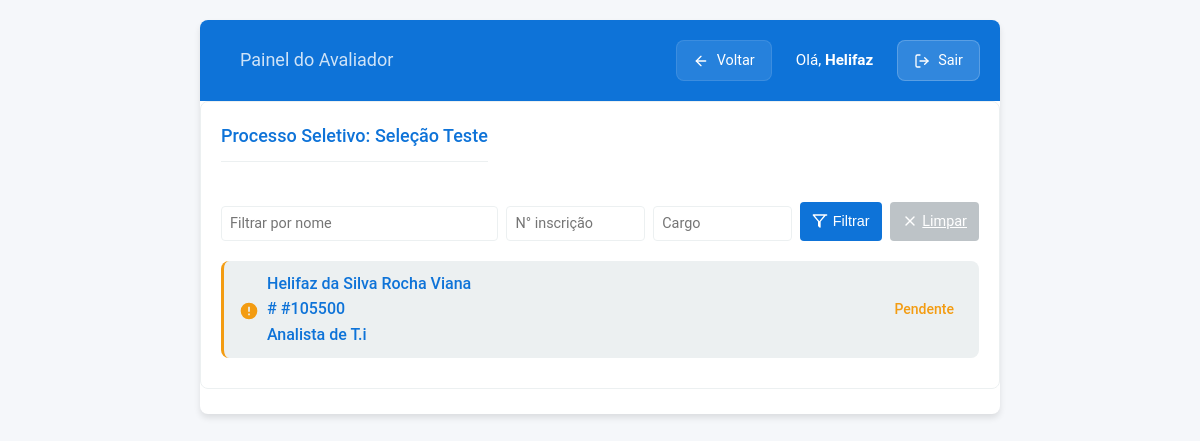
/painel/1/ (signed in), run on the app's committed database.
### analise_curricular/models.py (models this page shows, shortened)
class Selecao(models.Model):
    nome = models.CharField(max_length=200, unique=True, verbose_name="Nome da Seleção")
    descricao = models.TextField(blank=True, verbose_name="Descrição")
    ativa = models.BooleanField(default=True, verbose_name="Ativa para Avaliação")
    class Meta:
        verbose_name = "Seleção"
        verbose_name_plural = "Seleções"
        ordering = ['nome']

class Candidato(models.Model):
    SIM_NAO_CHOICES = [
        ('Sim', 'Sim'),
        ('Nao', 'Não'),
    ]
    selecao = models.ForeignKey(
        Selecao,
        on_delete=models.SET_NULL,
        null=True,
        blank=True,
        related_name='candidatos_da_selecao',
        verbose_name="Seleção"
    )
    nome = models.CharField(max_length=255, verbose_name="Nome do Candidato")
    inscricao = models.CharField(max_length=50, unique=True, verbose_name="Número de Inscrição")
    cargo = models.CharField(max_length=100, verbose_name="Cargo/Função")
    pontuacao = models.IntegerField(
        default=0,
        verbose_name="Pontuação"
    )
    data_importacao = models.DateField(
        auto_now_add=True,
        verbose_name="Data da Importação"
    )
    data_analisado = models.DateTimeField(
        null=True,
        blank=True
    )
    avaliador_analise = models.ForeignKey(
        User,
        null=True,
        blank=True,
        on_delete=models.SET_NULL,
        related_name='avaliacoes_feitas'
    )
    analisado = models.BooleanField(
        default=False,
        verbose_name="Analisado"
    )
    respostas_dinamicas = JSONField(default=dict, blank=True, null=True)
    declarou_deficiencia = models.CharField(
        max_length=3,
        choices=SIM_NAO_CHOICES,
        default='Nao', # Valor padrão, pode ser ajustado
        verbose_name="Declarou que possui deficiência?"
    )
    tipo_deficiencia = models.TextField(
        blank=True,
        null=True,
        verbose_name="Tipo de Deficiência"
    )
    class Meta:
        verbose_name = "Candidato"
        verbose_name_plural = "Candidatos"
        ordering = ['nome', 'cargo']

### analise_curricular/views.py (the view)
# urls.py: path('painel/<int:selecao_id>/', views.painel_avaliador, name='painel_avaliador'),
@login_required
def painel_avaliador(request, selecao_id):
    selecao = get_object_or_404(Selecao, pk=selecao_id)
    candidatos = Candidato.objects.filter(selecao=selecao).order_by('inscricao')
    nome_filtro = request.GET.get('nome_filtro')
    inscricao_filtro = request.GET.get('inscricao')
    cargo_filtro = request.GET.get('cargo')
    if nome_filtro:
        candidatos = candidatos.filter(nome__icontains=nome_filtro)
    if inscricao_filtro:
        inscricao_limpa = ''.join(c for c in inscricao_filtro if c.isdigit())
        candidatos = candidatos.filter(inscricao__endswith=inscricao_limpa)
    if cargo_filtro:
        candidatos = candidatos.filter(cargo__icontains=cargo_filtro)
    context = {
        'selecao': selecao,
        'candidatos': candidatos,
        'todos_avaliados': not candidatos.filter(analisado=False).exists()
    }
    return render(request, 'Registration/painel_avaliador.html', context)

### analise_curricular/templates/Registration/painel_avaliador.html (shortened to what this page needs)
{% load static %}
<!DOCTYPE html>
<html lang="pt-br">
<head>
    <link rel="stylesheet" href="{% static 'CSS/style.css' %}">
</head>
<body>
    <div class="app-container">
        <header class="app-header">
            <div class="header-content">
                <h1>
                    <span class="selection-name">Painel do Avaliador</span>
                </h1>
             <div class="user-info">
    <a href="{% url 'selecionar_selecao' %}" class="back-button">
        <svg xmlns="http://www.w3.org/2000/svg" width="16" height="16" viewBox="0 0 24 24" fill="none" stroke="currentColor" stroke-width="2" stroke-linecap="round" stroke-linejoin="round">
            <path d="M19 12H5"></path>
            <path d="M12 19l-7-7 7-7"></path>
        </svg>
        Voltar
    </a>
    <span class="welcome-message">Olá, <strong>{{ request.user.username }}</strong></span>
    <a href="{% url 'logout' %}" class="logout-button">
        Sair
    </a>
</div>
            </div>
        </header>
        <main class="main-content">
            <section class="evaluation-section">
                <div class="section-header">
                    <h2 class="section-title">
                        Processo Seletivo: {{ selecao.nome }}
                    </h2>
                    <div class="candidate-counter">
                    </div>
                </div>
                <form method="get" class="filter-form compact">
                <div class="filter-grid">
                    <div class="filter-group">
                        <input type="text" id="nome_filtro" name="nome_filtro" value="{{ request.GET.nome_filtro }}" placeholder="Filtrar por nome">
                    </div>
                    <div class="filter-group">
                    <input type="text"
                        id="inscricao"
                        name="inscricao"
                        value="{{ request.GET.inscricao|default:''|slice:'2:' }}"
                        placeholder="N° inscrição"
                        oninput="this.value = this.value.replace(/\D/g, '')">
                    </div>
                    <div class="filter-group">
                        <input type="text" id="cargo" name="cargo" value="{{ request.GET.cargo }}" placeholder="Cargo">
                    </div>
                    <div class="filter-actions">
                        <button type="submit" class="filter-button" title="Aplicar filtros">
                            <svg xmlns="http://www.w3.org/2000/svg" width="16" height="16" viewBox="0 0 24 24" fill="none" stroke="currentColor" stroke-width="2" stroke-linecap="round" stroke-linejoin="round">
                                <polygon points="22 3 2 3 10 12.46 10 19.19 12 21.19 12 12.46 20 3"></polygon>
                            </svg>
                            <span class="mobile-hidden">Filtrar</span>
                        </button>
                        <a href="{% url 'painel_avaliador' selecao.id %}" class="filter-button neutral" title="Limpar filtros">
                            <svg xmlns="http://www.w3.org/2000/svg" width="16" height="16" viewBox="0 0 24 24" fill="none" stroke="currentColor" stroke-width="2" stroke-linecap="round" stroke-linejoin="round">
                                <line x1="18" y1="6" x2="6" y2="18"></line>
                                <line x1="6" y1="6" x2="18" y2="18"></line>
                            </svg>
                            <span class="mobile-hidden">Limpar</span>
                        </a>
                    </div>
                </div>
            </form>
              <div class="candidates-container">
                {% if candidatos %}
                    <ul class="document-list">
                        {% for candidato in candidatos %}
                            <li class="candidate-item {% if candidato.analisado %}evaluated{% else %}pending{% endif %}">
                                <a href="{% url 'analisar_candidato' candidato.id %}" class="document-link">
                                    <span class="document-icon">
                                        {% if candidato.analisado %}
                                            <svg width="20" height="20" viewBox="0 0 24 24">
                                                <path fill="var(--success-color)" d="M9 16.17L4.83 12l-1.42 1.41L9 19 21 7l-1.41-1.41L9 16.17z"/>
                                            </svg>
                                        {% else %}
                                            <svg width="20" height="20" viewBox="0 0 24 24">
                                                <path fill="var(--warning-color)" d="M13 13h-2V7h2m0 10h-2v-2h2m-1-13a10 10 0 0 0-10 10 10 10 0 0 0 10 10 10 10 0 0 0 10-10 10 10 0 0 0-10-10z"/>
                                            </svg>
                                        {% endif %}
                                    </span>
                                    <div class="candidate-info">
                                        <span class="candidate-name">{{ candidato.nome }}</span>
                                        <div class="candidate-meta">
                                            <span class="candidate-inscription">#{{ candidato.inscricao }}</span>
                                            <span class="candidate-position">{{ candidato.cargo }}</span>
                                        </div>
                                    </div>
                                    <span class="status-text">
                                        {% if candidato.analisado %}
                                            Avaliado em {{ candidato.data_analisado|date:"d/m/Y H:i" }}
                                        {% else %}
                                            Pendente
                                        {% endif %}
                                    </span>
                                </a>
                            </li>
                        {% endfor %}
                    </ul>
                {% endif %}
            </div>
            </section>
        </main>
    </div>
</body>
</html>

### data on the page
Selecao: nome "Seleção Teste"
Candidato: analisado False (drawn), nome "Helifaz da Silva Rocha Viana", inscricao "105500", cargo "Analista de T.i"

### other printed values
{{ request.user.username }} "Helifaz"
